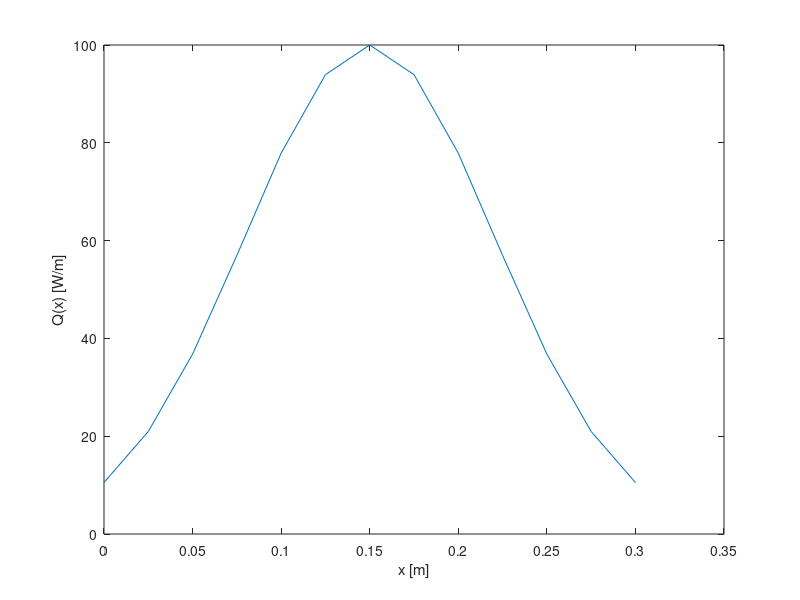
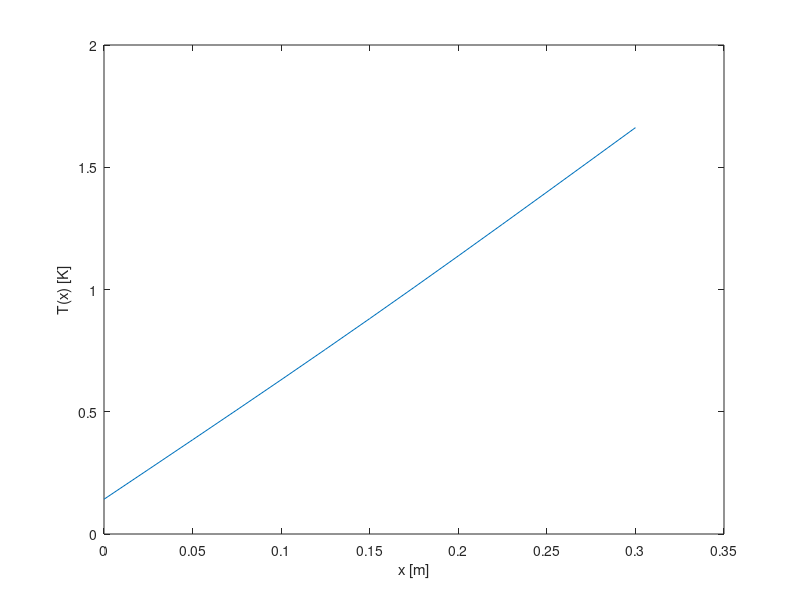

Write MATLAB code to recreate these figures, in order.
clear all   % clear all variables that existed before
close all   % close all figures
clc         % clear the command window

L   = 0.3;   % [m] length of the rod
Acs = 0.01;  % [m2] cross sectional area of the rod
k   = 237;   % [W/m/K] thermal conductivity of the rod
T0  = 293;   % [K] reference temperature (not used)
h   = 3;     % [W/K] cooling coefficient at the right boundary
Q0  = 100;   % [W/m] intensity of the applied heat load
a   = 0.1;   % [m] width parameter for the applied heat load
Q   =@(x) Q0*exp(-(x-L/2).^2/a^2); % [W/m] applied heat load

N = 11;
x = linspace(0,L,N+2).';      % spatial grid
dx = x(2) - x(1);            % grid spacing (is constant)

% make a figure of the applied heat load (just for understanding)
fig = figure(1);
plot(x, Q(x))
xlabel 'x [m]'
ylabel 'Q(x) [W/m]'

%% Construct the stiffness matrix A here
A = sparse(N+2,N+2);    % creates a NxN sparse matrix (so all elements are zero)
A(1,2) = 1;

for ii = 2:N+1
  A(ii,ii-1) = 1/dx^2;
  A(ii,ii) = -2/dx^2;
  A(ii,ii+1) = 1/dx^2;
end

A(end, end) = 1;
A(end, end-2) = -1;

%% Construct the load vector f here
f = zeros(N,1);     % creates a zero column vector of length N
f = Q(x)*dx;      % update f with the heat source term

%% Compute the resulting temperature field Tr
Tr = A\f;           % solve the system of equations

% save a figure of the resulting temperature field
fig = figure(2);
plot(x,Tr)
xlabel 'x [m]'
ylabel 'T(x) [K]'
% print('Week1_T.jpg')
pause;